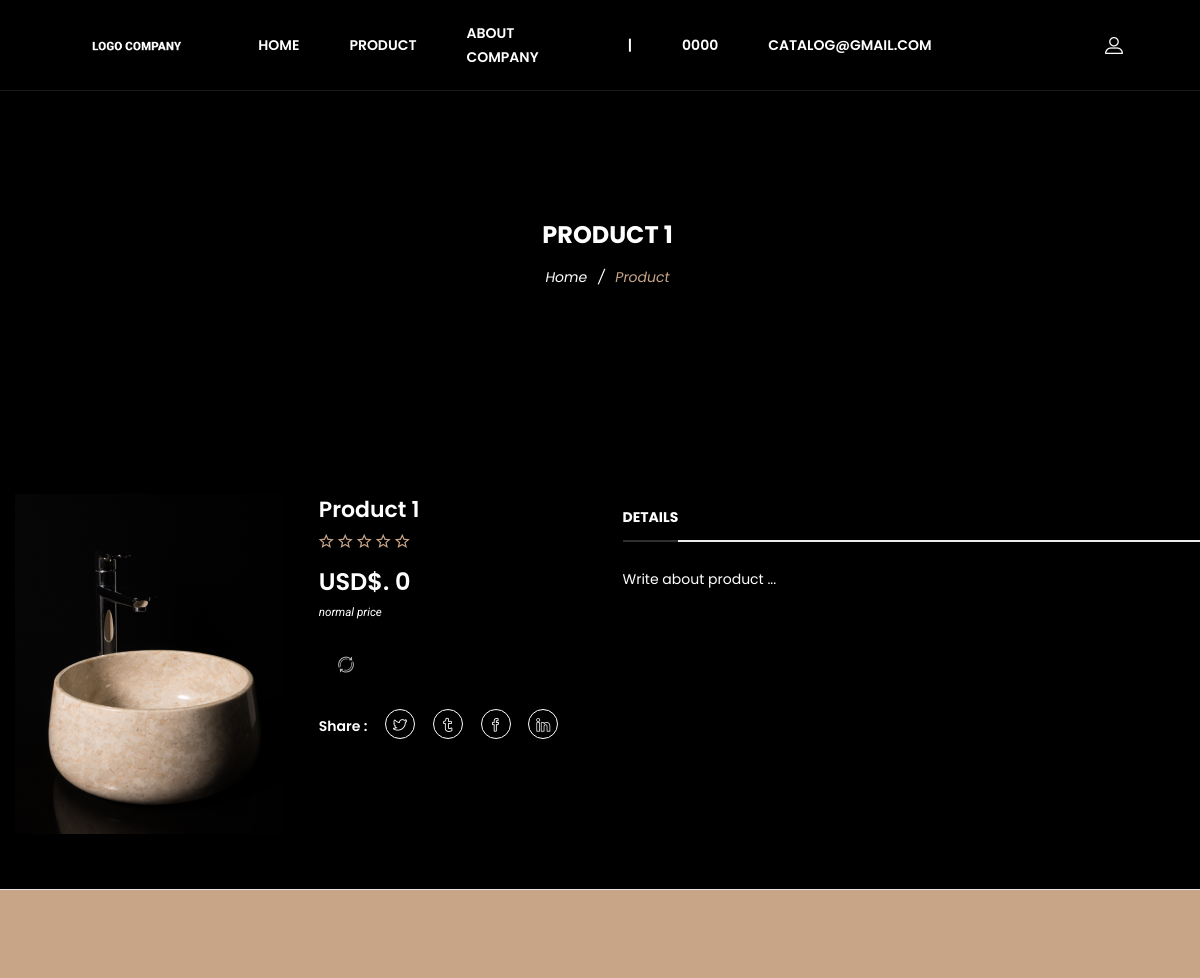
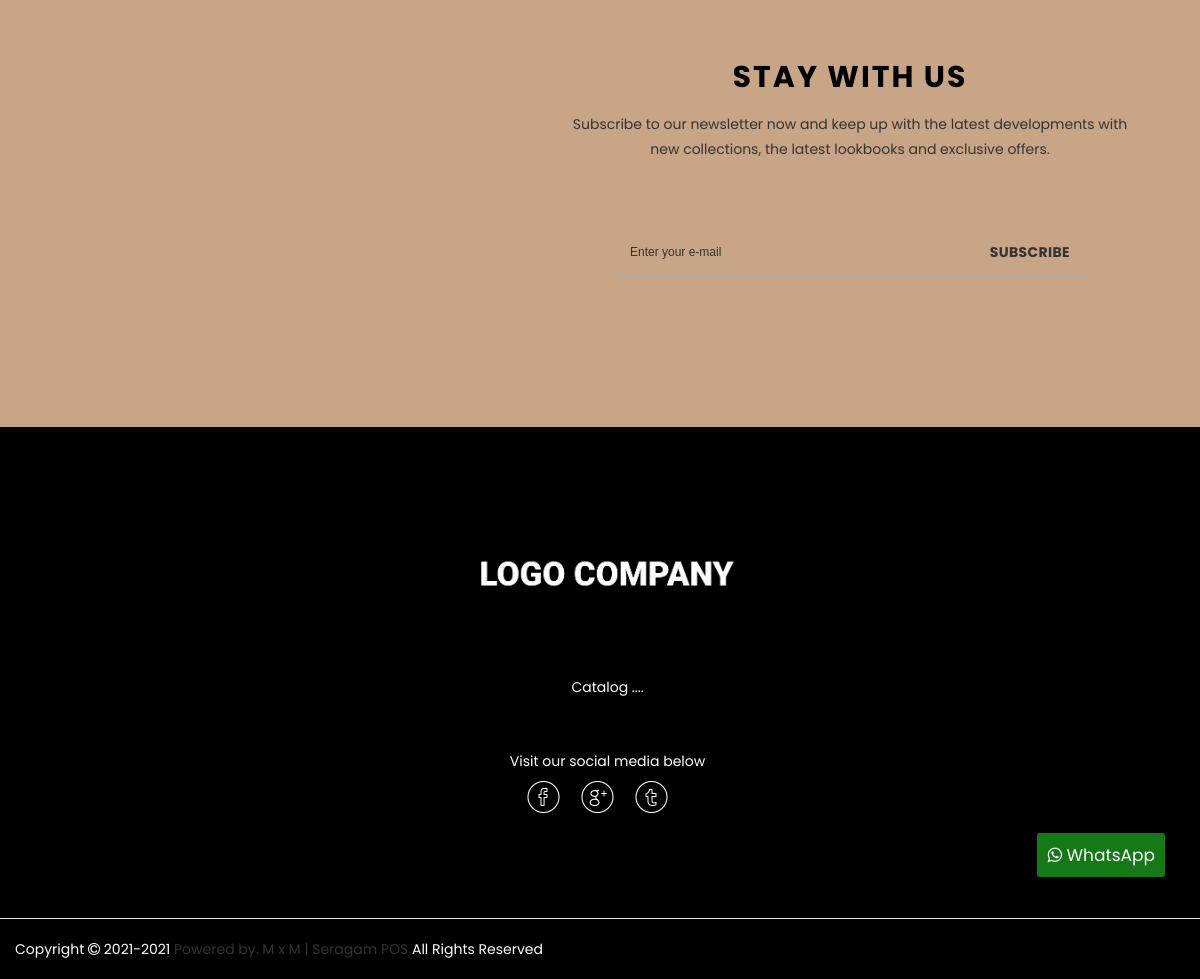
The app's page /w_product/index?id=10 with its own data (2 pictures, top to bottom).
### tables this page shows
CREATE TABLE `tbl_perusahaan` (
  `id` int(11) NOT NULL,
  `logo` varchar(255) DEFAULT NULL,
  `nama_perusahaan` varchar(255) DEFAULT NULL,
  `slogan` varchar(255) DEFAULT NULL,
  `no_telpon` varchar(255) DEFAULT NULL,
  `link_fb` varchar(255) DEFAULT NULL,
  `link_instagram` varchar(255) DEFAULT NULL,
  `link_twitter` varchar(255) DEFAULT NULL,
  `email` varchar(255) DEFAULT NULL,
  `footer` varchar(255) DEFAULT NULL
);

CREATE TABLE `tbl_produk` (
  `id` int(11) NOT NULL,
  `nama_produk` varchar(255) DEFAULT NULL,
  `kd_kategori` varchar(255) DEFAULT NULL,
  `deskripsi` text DEFAULT NULL,
  `cover` varchar(225) DEFAULT NULL,
  `gambar` varchar(255) DEFAULT NULL,
  `status` enum('1','2','3') DEFAULT NULL,
  `harga` varchar(255) DEFAULT NULL,
  `berat` varchar(255) DEFAULT NULL,
  `stok` varchar(255) DEFAULT NULL,
  `diskon` varchar(255) DEFAULT NULL,
  `created_at` datetime DEFAULT NULL ON UPDATE current_timestamp()
);

### application/modules/w_product/controllers/W_product.php (called while the page is built, shortened)
<?php
class W_product extends CI_Controller {
	public function __construct()
    {
        $this->load->model('w_home/home_model');
        $this->load->model('w_tentangkami/tentangkami_model');
        $this->load->model('w_product/product_model');
    }
    public function index()
	{
            $data2 = $this->home_model->get_perusahaan();
            $data = $this->tentangkami_model->get_data();
            $h['data'] = $data[0];
            $th['data'] = $data[0];
            $f['data'] = $data[0];
            $x['data2'] = $data2[0];
			$this->load->view('mode/head', $h);
            $this->load->view('mode/top-header', $th);
            $this->load->view('product', $x);
            $this->load->view('mode/footer', $f);
    }
}

### index.php (called while the page is built, shortened)
<?php
require_once BASEPATH.'core/CodeIgniter.php';

### application/modules/w_tentangkami/models/Tentangkami_model.php (called while the page is built, shortened)
<?php
class Tentangkami_model extends CI_Model {
    function get_data()
	{
        $query = $this->db->query("SELECT * FROM tbl_perusahaan")->result();
        return $query;
    }
}
?>

### application/modules/w_product/views/product.php (the view, shortened to what this page needs)
<?php
$con=mysqli_connect("localhost","root","","db_catalog");
$query = mysqli_query($con,"SELECT * FROM tbl_produk WHERE id=".$_GET['id']."");
$row=mysqli_fetch_assoc($query);
?>
<div class="ht__bradcaump__area" style="background-color: #000;">
    <div class="container">
        <div class="row">
            <div class="col-lg-12">
                <div class="bradcaump__inner text-center">
                    <h2 class="bradcaump-title"><?= $row['nama_produk']; ?></h2>
                    <nav class="bradcaump-content">
                        <a class="breadcrumb_item" href="<?= base_url()."w_home"; ?>">Home</a>
                        <span class="brd-separetor">/</span>
                        <span class="breadcrumb_item active">Product</span>
                    </nav>
                </div>
            </div>
        </div>
    </div>
</div>
<div class="maincontent bg--white pt--80 pb--55" style="background-color: black; color: #fff">
    <div class="container">
        <div class="row">
            <div class="col-lg-12 col-12">
                <div class="wn__single__product">
                    <div class="row">
                        <div class="col-lg-3 col-12">
                            <div class="wn__fotorama__wrapper">
                                <div class="fotorama wn__fotorama__action" data-nav="thumbs">
                                <?php
                                if (!empty($row['gambar'])) {
                                    $json = json_decode($row['gambar']);
                                    for ($i=0; $i < count($json); $i++) {
                                ?>
                                        <a href="#"><img src="<?= base_url().'assets/img/produk/'.$json[$i];?>" alt=""></a>
                                <?php } } else { echo '-'; } ?>
                                </div>
                            </div>
                        </div>
                        <div class="col-lg-3 col-12">
                            <form action="<?= base_url('w_product/keranjang');?>" method="post">
                                <div class="product__info__main">
                                    <h1><?= $row['nama_produk']; ?></h1>
                                    <div class="product-reviews-summary d-flex">
                                        <ul class="rating-summary d-flex">
                                            <li><i class="zmdi zmdi-star-outline"></i></li>
                                            <li><i class="zmdi zmdi-star-outline"></i></li>
                                            <li><i class="zmdi zmdi-star-outline"></i></li>
                                            <li class="off"><i class="zmdi zmdi-star-outline"></i></li>
                                            <li class="off"><i class="zmdi zmdi-star-outline"></i></li>
                                        </ul>
                                    </div>
                                    <div class="price-box">
                                        <span><?= buatRupiah($row['harga']); ?></span>
                                        <?php
                                        if($row['diskon']==0){
                                            echo "<div><small><i><font style='font-family:roboto; color:#fff;'> normal price</font></i></small></div>";
                                        }else{
                                            ?>
                                            <div style="text-decoration: line-through;"><?= buatRupiah($row['diskon']); ?></div>
                                        <?php } ?>
                                    </div>
                                    <div class="box-tocart d-flex">
                                        <div class="product-addto-links clearfix">
                                            <a class="compare" onClick="window.location.reload();"></a>
                                        </div>
                                    </div>
                                    <div class="product-share">
                                        <ul>
                                            <li class="categories-title">Share :</li>
                                            <li>
                                                <a href="#">
                                                    <i class="icon-social-twitter icons"></i>
                                                </a>
                                            </li>
                                            <li>
                                                <a href="#">
                                                    <i class="icon-social-tumblr icons"></i>
                                                </a>
                                            </li>
                                            <li>
                                                <a href="#">
                                                    <i class="icon-social-facebook icons"></i>
                                                </a>
                                            </li>
                                            <li>
                                                <a href="#">
                                                    <i class="icon-social-linkedin icons"></i>
                                                </a>
                                            </li>
                                        </ul>
                                    </div>
                                </div>
                            </form>
                        </div>
                        <div class="col-lg-6 col-12">
                            <div class="product__info__detailed">
                                <div class="pro_details_nav nav justify-content-start" role="tablist">
                                    <a class="nav-item nav-link active" data-toggle="tab" href="#nav-details" role="tab" style="color: #fff">Details</a>
                                </div>
                                <div class="tab__container">
                                    <div class="pro__tab_label tab-pane fade show active" id="nav-details" role="tabpanel">
                                        <div class="description__attribute">
                                            <p style="color: #fff"><?= $row['deskripsi'];?></p>
                                        </div>
                                    </div>
                                </div>
                            </div>
                        </div>
                    </div>
                </div>
            </div>
        </div>
    </div>
</div>

### application/third_party/MX/Loader.php (shortened to what this page needs)
<?php (defined('BASEPATH')) OR exit('No direct script access allowed');
class MX_Loader extends CI_Loader
{
	protected $_module;
	public $_ci_cached_vars = array();
	public function initialize($controller = NULL)
	{
		$this->_module = CI::$APP->router->fetch_module();
	}
	public function model($model, $object_name = NULL, $connect = FALSE)
	{
		if (is_array($model)) return $this->models($model);
		($_alias = $object_name) OR $_alias = basename($model);
		list($path, $_model) = Modules::find(strtolower($model), $this->_module, 'models/');
		if ($path == FALSE)
		{
			parent::model($model, $object_name, $connect);
		}
		else
		{
			CI::$APP->$_alias = new $model();
		}
		return $this;
	}
	public function models($models)
	{
		return $this;
	}
	public function view($view, $vars = array(), $return = FALSE)
	{
		list($path, $_view) = Modules::find($view, $this->_module, 'views/');
		if ($path != FALSE)
		{
			$this->_ci_view_paths = array($path => TRUE) + $this->_ci_view_paths;
			$view = $_view;
		}
		if (method_exists($this, '_ci_object_to_array'))
		{
				return $this->_ci_load(array('_ci_view' => $view, '_ci_vars' => $this->_ci_object_to_array($vars), '_ci_return' => $return));
		} else {
				return $this->_ci_load(array('_ci_view' => $view, '_ci_vars' => $this->_ci_prepare_view_vars($vars), '_ci_return' => $return));
		}
	}
	public function _ci_load($_ci_data)
	{
		extract($_ci_data);
		if (isset($_ci_view))
		{
			$_ci_path = '';
			$_ci_file = (pathinfo($_ci_view, PATHINFO_EXTENSION)) ? $_ci_view : $_ci_view.EXT;
			foreach ($this->_ci_view_paths as $path => $cascade)
			{
				if (file_exists($view = $path.$_ci_file))
				{
					$_ci_path = $view;
					break;
				}
			}
		}
		elseif (isset($_ci_path))
		{
			$_ci_file = basename($_ci_path);
			if( ! file_exists($_ci_path)) $_ci_path = '';
		}
		if (isset($_ci_vars))
			$this->_ci_cached_vars = array_merge($this->_ci_cached_vars, (array) $_ci_vars);
		extract($this->_ci_cached_vars);
		if ((bool) @ini_get('short_open_tag') === FALSE && CI::$APP->config->item('rewrite_short_tags') == TRUE)
		{
			echo eval('?>'.preg_replace("/;*\s*\?>/", "; ?>", str_replace('<?=', '<?php echo ', file_get_contents($_ci_path))));
		}
		else
		{
			include($_ci_path);
		}
	}
}

### application/views/mode/head.php (shortened to what this page needs)
<!doctype html>
<html class="no-js" lang="zxx">
<head>
	<link rel="stylesheet" href="<?= base_url('mode/css/bootstrap.min.css');?>">
	<link rel="stylesheet" href="<?= base_url('mode/css/plugins.css');?>">
	<link rel="stylesheet" href="<?= base_url('mode/style.css');?>">
	<link rel="stylesheet" href="<?= base_url('mode/css/custom.css');?>">
</head>
<?php
function buatRupiah($angka){
	$hasil = "USD$. " . number_format($angka);
	return $hasil;
}
?>
<body id="WAButton">
	<div class="wrapper" id="wrapper">

### application/views/mode/top-header.php (shortened to what this page needs)
<header id="wn__header" class="oth-page header__area header__absolute sticky__header">
    <div class="container-fluid">
        <div class="row">
            <div class="col-md-4 col-sm-4 col-7 col-lg-2">
                <div class="logo">
                    <a href="<?php echo base_url()."w_home"; ?>">
                        <img src="<?php echo base_url().'assets/img/logo/'.$data->logo;?>" class="logo-tp" alt="logo images">
                    </a>
                </div>
            </div>
            <div class="col-lg-8 d-none d-lg-block">
                <nav class="mainmenu__nav">
                    <ul class="meninmenu d-flex justify-content-start">
                        <li class="drop with--one--item"><a href="<?php echo base_url()."w_home"; ?>">Home</a></li>
                        <li><a href="<?php echo base_url()."w_shop"; ?>">Product</a></li>
                        <li><a href="<?php echo base_url()."w_tentangkami"; ?>">About Company</a></li>
                        <li><a href="#">|</a></li>
                        <li><a href="#"><?= $data->no_telpon; ?></a></li>
                        <li><a href="#"><?= $data->email; ?></a></li>
                    </ul>
                </nav>
            </div>
            <div class="col-md-8 col-sm-8 col-5 col-lg-2">
                <ul class="header__sidebar__right d-flex justify-content-end align-items-center">
                    <li class="setting__bar__icon"><a class="setting__active" href="#"></a>
                    </li>
                </ul>
            </div>
        </div>
    </div>
</header>

### application/views/mode/footer.php (shortened to what this page needs)
		<section class="wn__newsletter__area" style="background-color: #c8a587;">
			<div class="container">
				<div class="row">
					<div class="col-lg-7 offset-lg-5 col-md-12 col-12 ptb--150">
						<div class="section__title text-center">
							<h2 style="color: #000">Stay with us</h2>
						</div>
						<div class="newsletter__block text-center">
							<p>Subscribe to our newsletter now and keep up with the latest developments with new collections, the latest lookbooks and exclusive offers.</p>
							<form action="#">
								<div class="newsletter__box">
									<input type="email" placeholder="Enter your e-mail">
									<button>Subscribe</button>
								</div>
							</form>
						</div>
					</div>
				</div>
			</div>
		</section>
		<footer id="wn__footer" class="footer__area bg__cat--8 brown--color">
			<div class="footer-static-top" style="background-color: #000; color: #fff">
				<div class="container">
					<div class="row">
						<div class="col-lg-12">
							<div class="footer__widget footer__menu">
								<div class="ft__logo">
									<a href="<?php echo base_url()."w_home"; ?>">
										<img src="<?php echo base_url().'assets/img/logo/'.$data->logo;?>" class="footer-logo" alt="logo">
									</a>
									<p><?php echo $data->slogan; ?></p>
								</div>
								<hr>
								<br>
								<div class="footer__content">
									<div align="center">
										<label>Visit our social media below</label>
									</div>
									<ul class="social__net social__net--2 d-flex justify-content-center">
										<li><a href="#"><i class="bi bi-facebook"></i></a></li>
										<li><a href="#"><i class="bi bi-google"></i></a></li>
										<li><a href="#"><i class="bi bi-twitter"></i></a></li>
									</ul>
								</div>
							</div>
						</div>
					</div>
				</div>
			</div>
			<div class="copyright__wrapper">
				<div class="container">
					<div class="row">
						<div class="col-lg-12 col-md-12 col-sm-12">
							<div class="copyright">
								<div class="copy__right__inner text-left">
									<p>Copyright <i class="fa fa-copyright"></i> 2021-<?php echo date('Y'); ?> <a href="mailto:amranhakimsiregar@gmail.com" target="_blank">Powered by. M x M | <?php echo $data->footer ?></a> All Rights Reserved</p>
								</div>
							</div>
						</div>
					</div>
				</div>
			</div>
		</footer>
	</div>
	<div class="mybuttonWA">
	<a class="buttonWA" href="https://api.whatsapp.com/send?phone=<?= $data->no_telpon;?>&amp;text=Hallo" rel="nofollow" target="_blank"><i class="fa fa-whatsapp"> </i> WhatsApp</a></div>
</body>
</html>

### application/views/mode/head.php (style rules this page uses)
.logo-tp { width: 70%; height: auto; padding: 5px 5px 5px 5px; position: relative; }
.footer-logo { width: 50%; height: auto; padding: 5px 5px 5px 5px; position: relative; }

### application/views/mode/footer.php (style rules this page uses)
.mybuttonWA { margin:0; padding:0; text-align:center; position:fixed; bottom:111px; right: 35px; z-index: 999; }
.buttonWA { font-size: 17px; color: #fff; background: #147916; padding: 10px; margin: 0; overflow: hidden; border-radius: 3px; text-decoration: none; border-block-color: blue; border: blanchedalmond; }

### records on screen
tbl_perusahaan: logo (picture), no_telpon "0000", email "CATALOG@GMAIL.COM", slogan "Catalog ....", footer "Seragam POS"
tbl_produk: nama_produk "PRODUCT 1", cover (picture), nama_produk "Product 1", harga "USD$. 0", deskripsi "Write about product ..."
